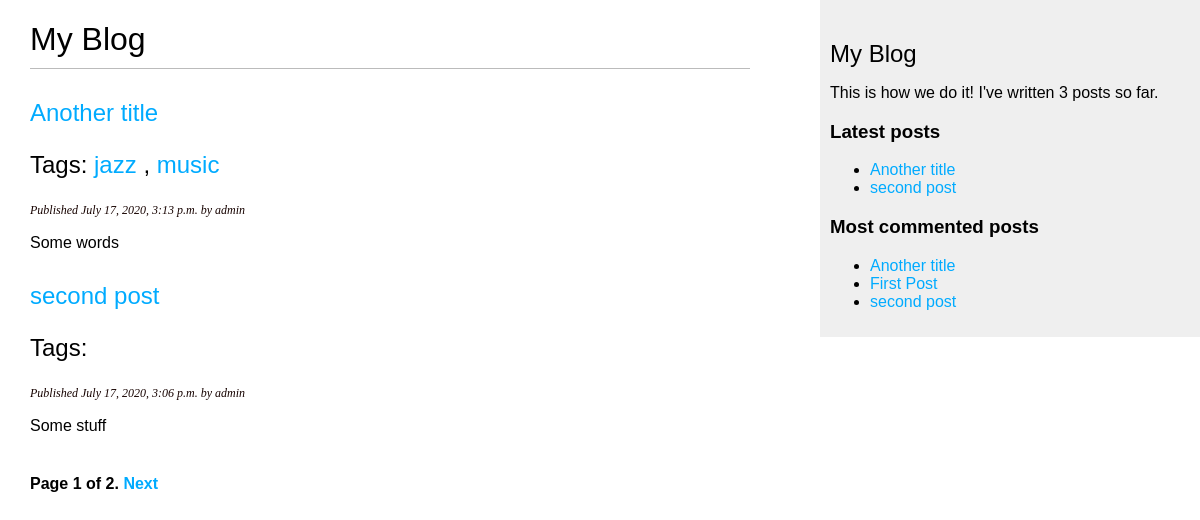
The page /blog/ on the database as committed earlier.
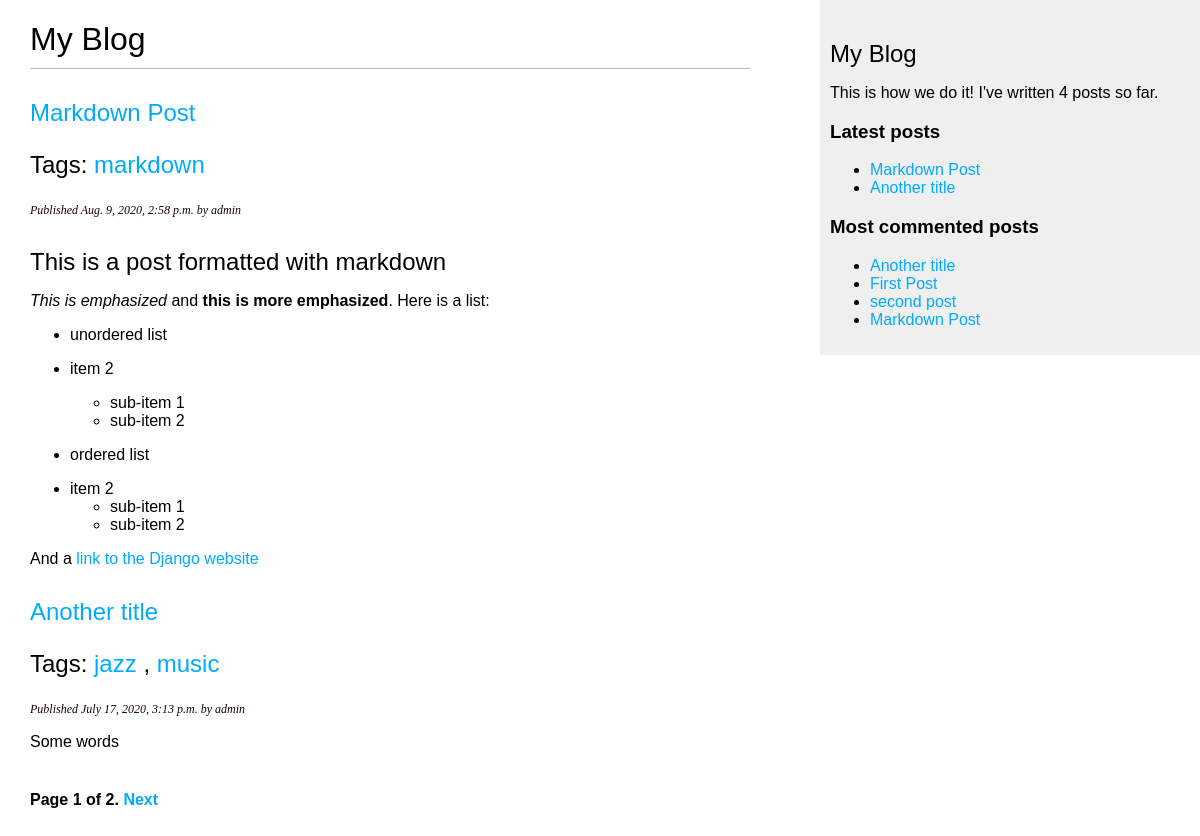
The same page on the database as committed later.
### blog/models.py (models this page shows, shortened)
class Post(models.Model):
    STATUS_CHOICES = (
        ('draft', 'Draft'),
        ('published', 'Published')
    )
    title = models.CharField(max_length=250)
    slug = models.SlugField(max_length=250, unique_for_date='publish')
    author = models.ForeignKey(User, on_delete=models.CASCADE,
                                    related_name='blog_posts')
    body = models.TextField()
    publish = models.DateTimeField(default=timezone.now)
    created = models.DateTimeField(auto_now_add=True)
    updated = models.DateTimeField(auto_now=True)
    status = models.CharField(max_length=10,
                                choices=STATUS_CHOICES,
                                default='draft')
    objects = models.Manager()
    published = PublishedManager()
    tags = TaggableManager()
    class Meta:
        ordering = ('-publish',)
    def get_absolute_url(self):
        return reverse('blog:post_detail',
                    args=[self.publish.year,
                            self.publish.month,
                            self.publish.day,
                            self.slug])

### blog/views.py (the view)
# urls.py: path('', views.post_list, name='post_list'),
def post_list(request, tag_slug=None):
    object_list = Post.published.all()
    tag = None
    if tag_slug:
        tag = get_object_or_404(Tag, slug=tag_slug)
        object_list = object_list.filter(tags__in=[tag])
    paginator = Paginator(object_list, 2)
    page = request.GET.get('page')
    try:
        posts = paginator.page(page)
    except PageNotAnInteger:
        posts = paginator.page(1)
    except EmptyPage:
        posts = paginator.page(paginator.num_pages)
    return render(request, 'blog/post/list.html',
                                        {'page': page,
                                        'posts': posts,
                                        'tag': tag})

### blog/models.py (called while the page is built)
    def get_queryset(self):
        return super(PublishedManager, self).get_queryset().filter(status='published')

### blog/templatetags/blog_tags.py (called while the page is built)
@register.simple_tag
def total_posts():
    return Post.published.count()

@register.inclusion_tag('blog/post/latest_posts.html')
def show_latest_posts(count=2):
    latest_posts = Post.published.order_by('-publish')[:count]
    return {'latest_posts': latest_posts}

@register.simple_tag
def get_most_commented_posts(count=5):
    return Post.published.annotate(total_comments=Count('comments')).order_by('-total_comments')[:count]

@register.filter(name='markdown')
def markdown_format(text):
    return mark_safe(markdown.markdown(text))

### blog/templates/blog/post/list.html (shortened to what this page needs)
{% extends "blog/base.html" %}
{% load blog_tags %}
{% block content %}
<h1>My Blog</h1>
{% for post in posts %}
<h2>
    <a href="{{ post.get_absolute_url }}">
        {{ post.title }}
    </a>
    <p class="tags">
        Tags:
        {% for tag in post.tags.all %}
        <a href="{% url 'blog:post_list_by_tag' tag.slug %}">
            {{ tag.name }}
        </a>
        {% if not forloop.last %}, {% endif %}
        {% endfor %}
    </p>
</h2>
<p class="date">
    Published {{ post.publish }} by {{ post.author }}
</p>
{{ post.body|markdown }}
{% endfor %}
{% include 'paginator.html' with page=posts %}
{% endblock %}

### blog/templates/blog/base.html (shortened to what this page needs)
{% load blog_tags %}
{% load static %}
<!DOCTYPE html>
<html>
    <head>
        <link href="{% static 'css/blog.css' %}" rel="stylesheet">
    </head>
    <body>
        <div id="content">
            {% block content %}
            {% endblock %}
        </div>
        <div id="sidebar">
            <h2>My Blog</h2>
            <p>This is how we do it! I've written {% total_posts %} posts so far.</p>
            <h3>Latest posts</h3>
            {% show_latest_posts 2%}
            <h3>Most commented posts</h3>
            {% get_most_commented_posts as most_commented_posts %}
            <ul>
                {% for post in most_commented_posts %}
                <li>
                    <a href="{{ post.get_absolute_url }}">
                        {{ post.title }}
                    </a>
                </li>
                {% endfor %}
            </ul>
        </div>
    </body>
</html>

### blog/templates/paginator.html (shortened to what this page needs)
<div class="pagination">
     <span class="step-links">
<span class="current">      Page {{ page.number }} of {{ page.paginator.num_pages }}.    </span>
{% if page.has_next %}
<a href="?page={{ page.next_page_number }}">Next</a>
    {% endif %}  </span>
</div>

### blog/templates/blog/post/latest_posts.html
<ul>
    {% for post in latest_posts %}
    <li>
        <a href="{{ post.get_absolute_url }}">
            {{ post.title }}
        </a>
    </li>
    {% endfor %}
</ul>

### blog/static/css/blog.css (style rules this page uses)
body { margin:0; padding:0; font-family:helvetica, sans-serif; }
a { color:#00abff; text-decoration:none; }
h1 { font-weight:normal; border-bottom:1px solid #bbb; padding:0 0 10px 0; }
h2 { font-weight:normal; margin:30px 0 0; }
#content { float:left; width:60%; padding:0 0 0 30px; }
#sidebar { float:right; width:30%; padding:10px; background:#efefef; height:100%; }
p.date { color:rgb(24, 4, 2); font-family: georgia, serif; font-size: 12px; font-style: italic; }
.pagination { margin:40px 0; font-weight:bold; }

Rows that differ between the two databases and show on the page:
no longer on one of the page's lists (row unchanged): Post: title "second post", publish "July 17, 2020, 3:06 p.m.", author "admin", body "Some stuff"
added Post: title "Markdown Post", publish "Aug. 9, 2020, 2:58 p.m.", author "admin", body "This is a post formatted with markdown This is emphasized and this is more emphasized . Here is a list: unordered list item 2 sub-item 1 sub-item 2 ordered list item 2 sub-item 1 sub-item 2 And a link to the Django website"
added Tag: name "markdown", shown under "Markdown Post"
Other text that changed with them:
text no longer shown: "3"
text now shown: "4"
